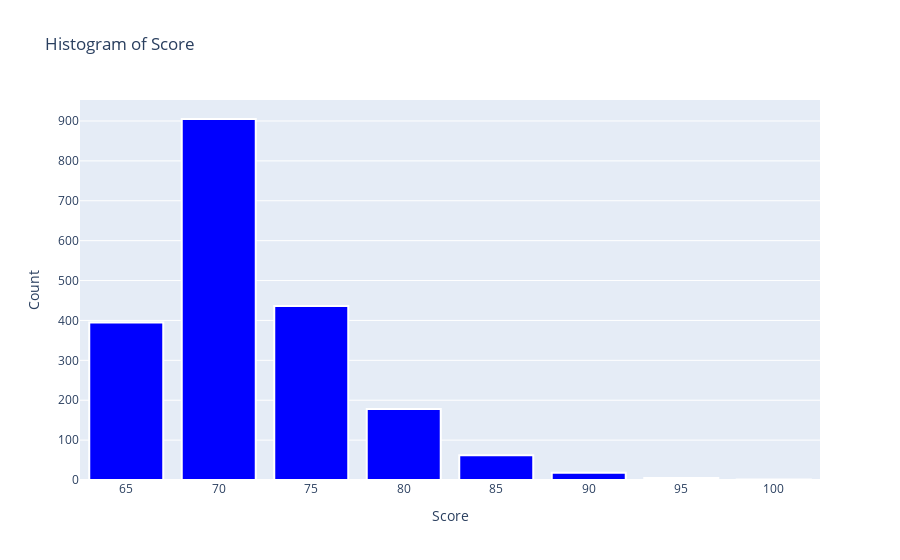

Write notebook code for a chart like this one.
### Markdown cell above
**Plotly - Chart**

### Code cell
# Ensure 'Score' is numeric if it's not already
df_CWU['Score'] = pd.to_numeric(df_CWU['Score'], errors='coerce')

# Create a histogram using Plotly Express
fig = px.histogram(
    df_CWU,
    x='Score',
    nbins=15,  # Number of bins
    title='Histogram of Score',
    color_discrete_sequence=['blue']  # Set bar color to blue
)

# Update layout to add red edges to the bars
fig.update_traces(marker=dict(line=dict(color='white', width=2)))

# Add labels
fig.update_layout(
    xaxis_title='Score',
    yaxis_title='Count',
    bargap=0.2  # Adjust the gap between bars
)

# Show the plot
fig.show()

### Figure 1 — Plotly figure (JSON) as saved in the notebook; plotly's stock layout.template omitted (floating-point values rounded to 4 significant figures; data arrays with more than 128 entries replaced by an {"elided": "..."} marker saying what was removed)
{"data": [{"alignmentgroup": "True", "bingroup": "x", "hovertemplate": "Score=%{x}<br>count=%{y}<extra></extra>", "legendgroup": "", "marker": {"color": "blue", "line": {"color": "white", "width": 2}, "pattern": {"shape": ""}}, "name": "", "nbinsx": 15, "offsetgroup": "", "orientation": "v", "showlegend": false, "type": "histogram", "x": {"elided": "2000 float values"}, "xaxis": "x", "yaxis": "y"}], "layout": {"bargap": 0.2, "barmode": "relative", "legend": {"tracegroupgap": 0}, "title": {"text": "Histogram of Score"}, "xaxis": {"anchor": "y", "domain": [0, 1], "title": {"text": "Score"}}, "yaxis": {"anchor": "x", "domain": [0, 1], "title": {"text": "Count"}}}}
